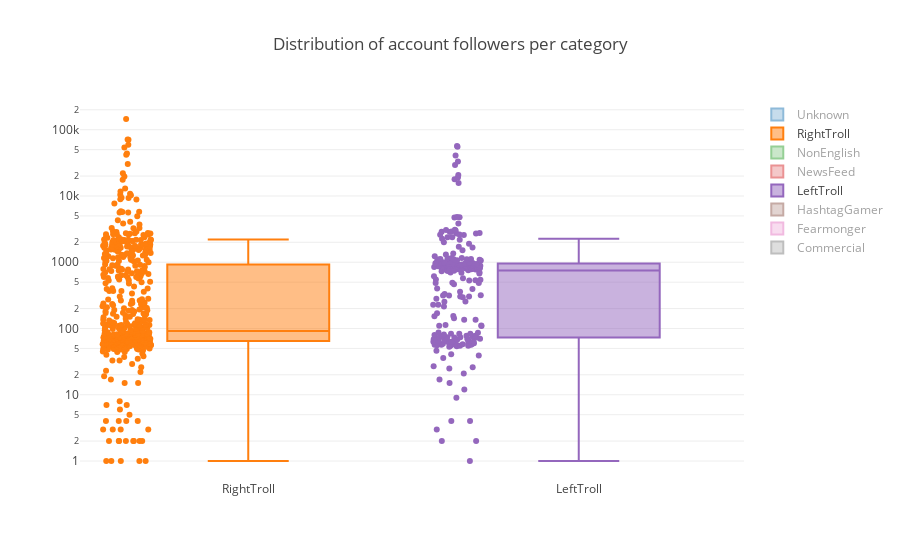

The code cell stored with this chart in its notebook:
### Code cell
######################################################################################################################
#TO VISUALIZE THE PLOT FROM THE CLOUD RUN THIS CELL #######################################
###############################################################################################################################

import plotly.plotly as py
from plotly.offline import init_notebook_mode, iplot
init_notebook_mode(connected=True)

fig = py.get_figure('https://plot.ly/~Flavioh/54', raw=True)
iplot(fig)

### Figure 1 — Plotly figure (JSON) as saved in the notebook; plotly's stock layout.template omitted (floating-point values rounded to 4 significant figures; data arrays with more than 128 entries replaced by an {"elided": "..."} marker saying what was removed)
{"data": [{"boxpoints": "all", "name": "Unknown", "type": "box", "uid": "0d7cd6ff-8993-4f9d-bf57-db15fa0834d4", "visible": "legendonly", "y": {"elided": "175 int values"}, "ysrc": "Flavioh:55:209a3b"}, {"boxpoints": "all", "name": "RightTroll", "type": "box", "uid": "135ba906-598e-4344-85de-a3f41ace5498", "y": {"elided": "558 int values"}, "ysrc": "Flavioh:55:f99bf8"}, {"boxpoints": "all", "name": "NonEnglish", "type": "box", "uid": "070f5eee-72d2-454d-bfad-4b15b1454fc1", "visible": "legendonly", "y": {"elided": "1447 int values"}, "ysrc": "Flavioh:55:62c80c"}, {"boxpoints": "all", "name": "NewsFeed", "type": "box", "uid": "37b41d47-fa51-4637-a513-2d845a7947a1", "visible": "legendonly", "y": [745, 18927, 7293, 3171, 3397, 2844, 21712, 20449, 1145, 18375, 20306, 16840, 22205, 26, 20171, 18019, 1, 1, 19959, 2, 2650, 25871, 15565, 3626, 12296, 3, 4205, 28785, 1, 5866, 13016, 17156, 19424, 16939, 15410, 12098, 2826, 12337, 22250, 13295, 19849, 12023, 9302, 16035, 17455, 14187, 33188, 20268, 62088, 20608, 26740, 32191], "ysrc": "Flavioh:55:e749c4"}, {"boxpoints": "all", "name": "LeftTroll", "type": "box", "uid": "751b9009-7de2-4ac7-a2c0-ed38aa2b3f0b", "y": {"elided": "230 int values"}, "ysrc": "Flavioh:55:76d53d"}, {"boxpoints": "all", "name": "HashtagGamer", "type": "box", "uid": "d0ff89a2-1161-43ae-9460-ca66acf9110b", "visible": "legendonly", "y": [2863, 523, 4530, 51, 522, 603, 3746, 794, 7402, 3621, 23890, 4680, 75, 534, 505, 119, 587, 5062, 59, 5082, 158, 518, 5444, 1247, 4006, 3840, 3910, 2155, 5424, 4934, 2699, 2936, 4066, 21760, 5352, 4441, 500, 3753, 1450, 24663, 518, 3468, 572, 5906, 5453, 4542, 4474, 524, 4204, 57, 72, 543, 3772, 100, 614, 4751, 636, 520, 4552, 587, 3170, 3561, 2585, 5627, 607, 2543, 3926, 3875, 521, 4755, 555, 180, 549, 6849, 4402, 315, 555, 539, 85, 528, 8079, 639, 1704, 3383, 3961, 2483, 305, 4389, 5152, 259, 4741, 528, 5574, 4679, 4888, 890, 501, 531, 251, 508, 539, 41, 534, 549, 911, 2685, 2587, 5168, 2457, 248, 10893, 768], "ysrc": "Flavioh:55:e981e4"}, {"boxpoints": "all", "name": "Fearmonger", "type": "box", "uid": "1ad09302-ab26-4035-aa70-3cf082e37202", "visible": "legendonly", "y": [53, 46, 55, 50, 46, 55, 32, 52, 38, 120, 51, 84, 52, 92, 38, 41, 49, 67, 69, 39, 76, 104, 56, 69, 47, 50, 51, 44, 50, 37, 34, 59, 51, 8, 60, 36, 62, 55, 96, 43, 2, 95, 81, 2, 42, 52, 66, 90, 88, 85, 50, 53, 35, 69, 50, 50, 48, 49, 76, 12, 57, 53, 78, 46, 58, 52, 32, 52, 55, 37, 45, 69, 53, 42, 51, 53, 55, 33, 45, 46, 47, 40, 52, 61, 41, 52, 52, 56, 74, 26, 40, 62, 48, 24, 90, 83, 51, 35, 53, 51, 57, 54, 52, 25, 55, 42, 50, 77, 43, 42, 72, 58, 77, 47, 50, 41, 40, 53, 51, 48, 51, 54, 50], "ysrc": "Flavioh:55:ae9543"}, {"boxpoints": "all", "name": "Commercial", "type": "box", "uid": "cce025d3-20ff-4fb8-8dda-9fdbb7809a98", "visible": "legendonly", "y": [294, 194, 858, 401, 515, 2], "ysrc": "Flavioh:55:1c1359"}], "layout": {"title": "Distribution of account followers per category", "yaxis": {"autorange": true, "showgrid": true, "type": "log"}}}
